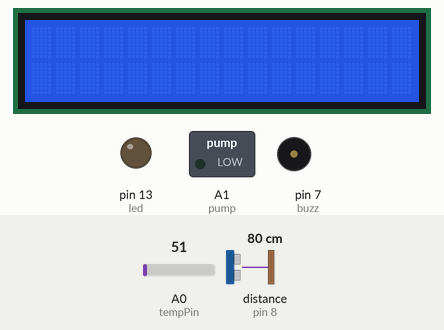
Simulated run of this sketch. Board: Arduino Uno, built with avr-gcc and run on an emulated ATmega328P. On the bench: 16×2 character LCD, switched loads named in the sketch (green lamp = pin HIGH), output pins drawn as LEDs (lit = HIGH), buzzer (waves = sounding, pin HIGH). Wiring (inferred from the names in the program): ultrasonic range finder: trigger pin 9; echo pin 8. The inputs (shaded band) are chosen by the test bench; at power-on: distance to the obstacle (sensor on pin 8) 80 cm, A0 (tempPin) = 51. The echo pulse lasts 58.3 µs per cm; pins used as bus, display or sensor lines are not drawn; what the sketch prints to the serial monitor is not drawn.

Above: at 1.2 s.
1.3 s: distance to the obstacle (sensor on pin 8) set to 12 cm
2.8 s: distance to the obstacle (sensor on pin 8) set to 9 cm
At 3.8 s:
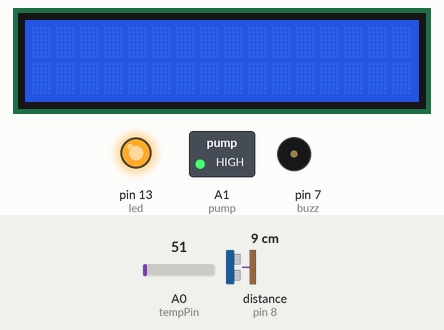
At 4.8 s:
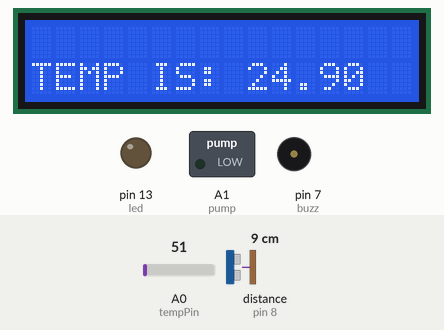
Timing chart, 0 to 11.8 s (numbered marks = the images above; inputs shaded):
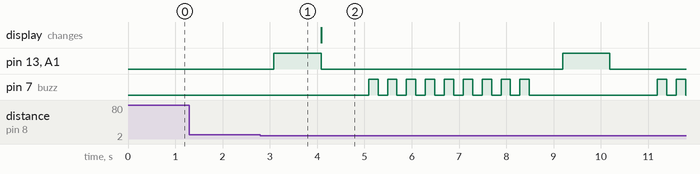

Measured:
- the behaviour switches between 11 and 10 cm on distance to the obstacle (sensor on pin 8) (found by bisection; images 0 and 1)
- after the input at 1.3 s, every drawn part: stays the same
- after the input at 2.8 s, pin 13 (led), A1 (pump): alternates HIGH for 1.0 s and LOW for 5.1 s, starting after 0.28 s; pin 7 (buzz): goes 8 × (HIGH 0.20 s, LOW 0.20 s), HIGH 0.20 s, LOW 2.7 s, HIGH 0.20 s, LOW 0.20 s, HIGH 0.20 s, then LOW, starting after 2.3 s

The sketch:

Covid-19_update_code.ino
```cpp
#include <LiquidCrystal.h>

// initialize the library by associating any needed LCD interface pin
// with the arduino pin number it is connected to
const int rs = 12, en = 11, d4 = 5, d5 = 4, d6 = 3, d7 = 2;
LiquidCrystal lcd(rs, en, d4, d5, d6, d7);

#define triger 9 // pulse trigger
#define echo 8  // pulse note
#define led 13 // indicator for the operation of the sanitizer
#define pump A1 // pump signal
#define buzz 7 // alert creation
#define tempPin A0 // LM35 tempvalues


float temp;
float distance = 0;
float tim = 0;


void setup() {
  // put your setup code here, to run once:
  pinMode(triger, OUTPUT);
  pinMode(echo, INPUT);
  pinMode(led, OUTPUT);
  pinMode(pump, OUTPUT);
  pinMode(buzz, OUTPUT);
  Serial.begin(9600);
  lcd.begin(16, 2);


}

void loop() {
  // put your main code here, to run repeatedly:

  measure_distance();
  if (distance < 10)
  {
    digitalWrite(led, HIGH);
    digitalWrite(pump, HIGH);
    delay(1000);
    digitalWrite(led, LOW);
    digitalWrite(pump, LOW);
    tempData();
    buzzr();

  }
  else
  {
    digitalWrite(led, LOW);
    digitalWrite(pump, LOW);
  }
  delay(500);


}

void measure_distance()
{
  digitalWrite(triger, LOW);
  delayMicroseconds(2);
  digitalWrite(triger, HIGH);
  delayMicroseconds(10);
  digitalWrite(triger, LOW);
  delayMicroseconds(2);
  tim = pulseIn(echo, HIGH);
  distance = tim * 340 / 20000;
}

void tempData(){
  lcd.clear();
  temp = analogRead(tempPin);
  temp = temp * 0.48828125;
  Serial.print("TEMPERATURE = " );
  Serial.print(temp);
  Serial.print("*C");
  Serial.println();
  lcd.setCursor(0,1);
  lcd.print("TEMP IS: ");
  lcd.print(temp);

  delay(1000);

  }
void buzzr(){
  for(int i = 0; i < 9; i++){
    if(temp > 24.0){
    digitalWrite(7,HIGH);
    delay(200);
    digitalWrite(7,LOW);
    delay(200);
    }
   }
  }
```
